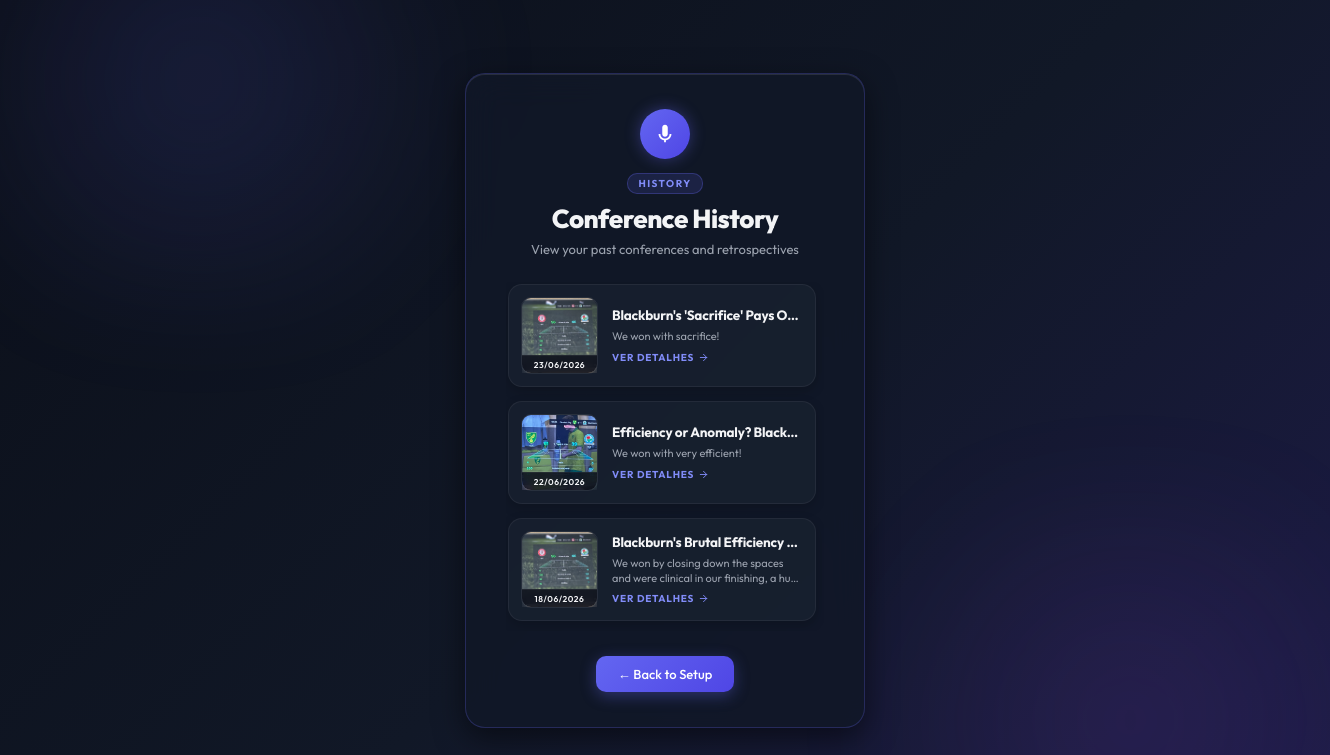
Page /history (signed in) on the earlier database version.
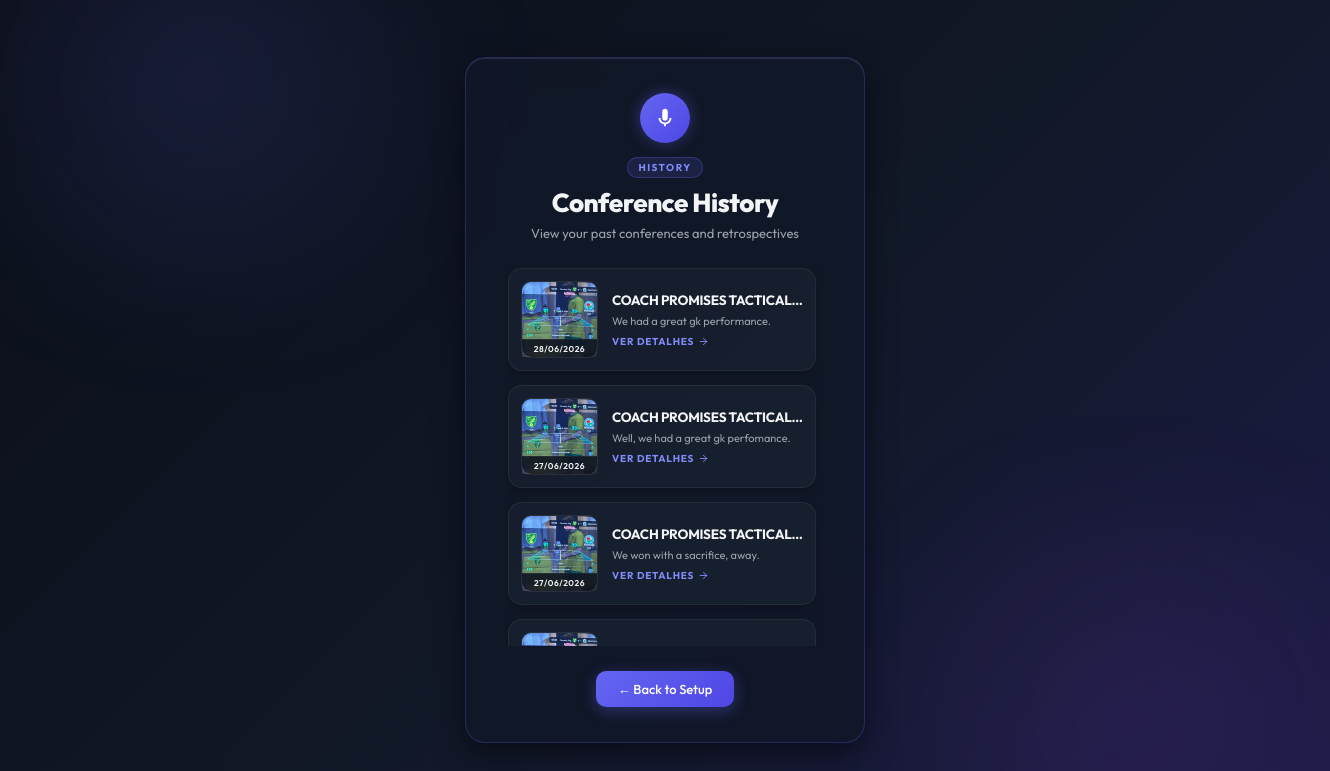
Same page on the later database version.
### tables this page shows
CREATE TABLE conferences (
    id INTEGER PRIMARY KEY AUTOINCREMENT,
    user_id INTEGER NOT NULL,
    screenshot_path TEXT NOT NULL,
    initial_context TEXT NOT NULL, -- User's match notes (up to 200 chars)
    headline TEXT,                 -- AI generated headline (NULL until final round completes)
    chronicle TEXT,                -- AI generated article text (NULL until final round completes)
    created_at DATETIME DEFAULT CURRENT_TIMESTAMP,
    FOREIGN KEY (user_id) REFERENCES users(id) ON DELETE CASCADE
);

### routes/main.py (the view)
@main_bp.route("/history", methods=["GET"])
@login_required
def history():
    user_id = session["user_id"]
    with get_db() as conn:
        conferences = conn.execute(
            "SELECT *, strftime('%d/%m/%Y', created_at) AS formatted_date FROM conferences WHERE user_id = ? AND headline IS NOT NULL AND chronicle IS NOT NULL ORDER BY created_at DESC",
            (user_id,)
        ).fetchall()
    return render_template("history.html", conferences=conferences)

### services/db.py (called while the page is built)
@contextmanager
def get_db():
    db_path = os.getenv("DATABASE_PATH", "conference_data.db")
    conn = sqlite3.connect(db_path)
    conn.row_factory = sqlite3.Row
    conn.execute("PRAGMA foreign_keys = ON;")
    try:
        yield conn
    finally:
        conn.close()

### utils/security.py (called while the page is built)
def login_required(f):
    @wraps(f)
    def decorated(*args, **kwargs):
        if session.get("user_id") is None:
            flash("You need to be logged in to access this page.", "error")
            return redirect(url_for("auth.login"))
        return f(*args, **kwargs)
    return decorated

### templates/history.html (shortened to what this page needs)
{% extends "base.html" %}
{% block extra_css %}
<link rel="stylesheet" href="{{ url_for('static', filename='css/history.css') }}">
{% endblock %}
{% block badge %}<span class="badge">History</span>{% endblock %}
{% block card_title %}Conference History{% endblock %}
{% block card_tagline %}View your past conferences and retrospectives{% endblock %}
{% block content %}
<div id="history-container">
    {% if not conferences %}
        <div class="empty-state">
            <svg class="empty-icon" viewBox="0 0 24 24">
                <path d="M19 3H5c-1.1 0-2 .9-2 2v14c0 1.1.9 2 2 2h14c1.1 0 2-.9 2-2V5c0-1.1-.9-2-2-2zm-5 14H7v-2h7v2zm3-4H7v-2h10v2zm0-4H7V7h10v2z"/>
            </svg>
            <p>No past conferences found.</p>
        </div>
    {% else %}
        <div class="history-grid">
            {% for conference in conferences %}
                <a href="{{ url_for('main.newspaper', conference_id=conference.id) }}" class="history-card">
                    <div class="card-thumbnail">
                        <img src="{{ conference.screenshot_path }}" alt="Match Screenshot" loading="lazy">
                        <span class="card-date">{{ conference.formatted_date or conference.created_at }}</span>
                    </div>
                    <div class="card-info">
                        <h3 class="card-headline">{{ conference.headline }}</h3>
                        <p class="card-context">{{ conference.initial_context }}</p>
                        <div class="card-action">
                            <span>Ver Detalhes</span>
                            <svg viewBox="0 0 24 24" class="arrow-icon">
                                <path d="M5 12h14M12 5l7 7-7 7" stroke="currentColor" stroke-width="2" fill="none" stroke-linecap="round" stroke-linejoin="round"/>
                            </svg>
                        </div>
                    </div>
                </a>
            {% endfor %}
        </div>
    {% endif %}
</div>
<div class="footer-links">
    <a href="{{ url_for('main.setup') }}" class="back-link">← Back to Setup</a>
</div>
{% endblock %}

Differences in the rows shown:
no longer on this page (row unchanged): conferences: screenshot_path (picture), created_at "23/06/2026", headline "Blackburn's 'Sacrifice' Pays O…", initial_context "We won with sacrifice!"
no longer on this page (row unchanged): conferences: screenshot_path (picture), created_at "22/06/2026", headline "Efficiency or Anomaly? Black…", initial_context "We won with very efficient!"
no longer on this page (row unchanged): conferences: screenshot_path (picture), created_at "18/06/2026", headline "Blackburn's Brutal Efficiency…", initial_context "We won by closing down the spaces and were clinical in our finishing, a…"
added conferences: screenshot_path (picture), created_at "28/06/2026", headline "COACH PROMISES TACTICAL…", initial_context "We had a great gk performance."
added conferences: screenshot_path (picture), created_at "27/06/2026", headline "COACH PROMISES TACTICAL…", initial_context "Well, we had a great gk perfomance."
added conferences: screenshot_path (picture), created_at "27/06/2026", headline "COACH PROMISES TACTICAL…", initial_context "We won with a sacrifice, away."
added conferences: screenshot_path (picture)
